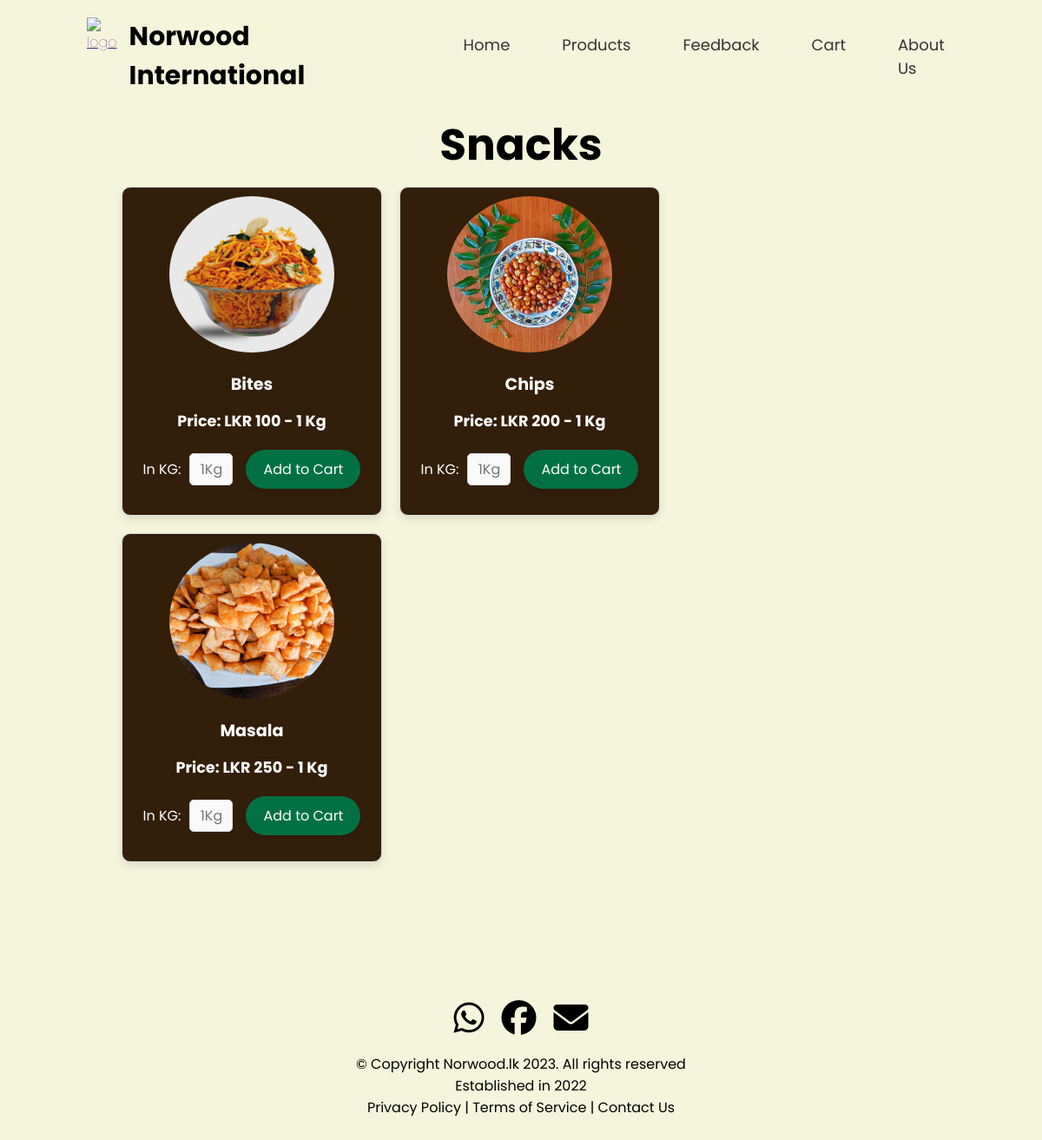
Screenshot of /bites.php with the database file from the repository.
### tables this page shows
CREATE TABLE `tbl_product` (
  `id` int(11) NOT NULL,
  `name` varchar(20) NOT NULL,
  `price` int(11) NOT NULL,
  `image` varchar(255) NOT NULL,
  `category` varchar(20) NOT NULL
);

### bites.php (the view, shortened to what this page needs)
<!DOCTYPE html>
<html lang="en">
<head>
    <link rel="stylesheet" href="css/snacks.css">
    <link rel="stylesheet" href="https://cdn.jsdelivr.net/npm/sweetalert2@11/dist/sweetalert2.min.css">
    <link rel="stylesheet" href="https://cdnjs.cloudflare.com/ajax/libs/font-awesome/6.6.0/css/all.min.css" />
</head>
<body>
    <section>
        <header>
            <div class="hi">
                <a href="" class="logo"><img src="images/logo1.png" alt="logo" style="width: 120px;"></a>
                <h1>Norwood International</h1>
            </div>
            <ul class="nav-links">
            <li><a href="index.php">Home</a></li>
                <li class="dropdown">
                    <a href="#" class="dropbtn">Products</a>
                </li>
                <li><a href="feedback.php">Feedback</a></li>
                <li><a href="cart.php">Cart</a></li>
                <li><a href="about-us.php">About Us</a></li>
            </ul>
        </header>
        <div class="products">
            <h1>Snacks</h1>
            <?php
            include 'config.php';
            $result = mysqli_query($conn, "SELECT * FROM tbl_product WHERE category='snacks'");
            while ($row = mysqli_fetch_assoc($result)) {
                echo '<div class="product-item">';
                echo '<img src="uploaded/' . $row['image'] . '" alt="' . $row['name'] . '">';
                echo '<h3>' .$row['name'] . '</h3>';
                echo '<p>Price: LKR ' . $row['price'] . ' - 1 Kg</p>';
                echo '<form method="post" action="' . htmlspecialchars($_SERVER['PHP_SELF']) . '">';
                echo '<div class="cart-controls">';
                echo '<label for="quantity' . $row['id'] . '">In KG: </label>';
                echo '<input type="phone" placeholder="1Kg" id="quantity' . $row['id'] . '" name="quantity" min="1" step="1" oninput="validateQuantity(this)">';
                echo '<button type="submit" class="add-to-cart">Add to Cart</button>';
                echo '</div>';
                echo '</form>';
                echo '</div>';
            }
            ?>
        </div>
    </section>
    <footer class="footer">
        <div class="social">
            <a href="https://web.whatsapp.com/"><i class="fa-brands fa-whatsapp" style="color: #000000;"></i></a>
            <a href="https://web.facebook.com/?_rdc=1&_rdr"><i class="fa-brands fa-facebook" style="color: #000000;"></i></a>
            <a href="https://web.facebook.com/?_rdc=1&_rdr"><i class="fa-solid fa-envelope" style="color: #000000;"></i></a>
        </div>
        <p align="center"> © Copyright Norwood.lk 2023. All rights reserved</p>
        <p align="center"> Established in 2022</p>
        <p align="center"> Privacy Policy | Terms of Service | Contact Us</p>
        <br>
    </footer>
</body>
</html>

### css/snacks.css (style rules this page uses)
* { margin: 0; padding: 0; box-sizing: border-box; font-family: 'Poppins'; }
section { position: relative; width: 100%; min-height: 100vh; padding: 100px; display: flex; justify-content: space-between; align-items: center; background: beige }
header { position: absolute; top: 0; left: 0; width: 100%; padding: 20px 100px; display: flex; justify-content: space-between; align-items: center; }
header .hi { display: flex; position: relative; border-radius: 100%; align-content: center; }
header .hi h1 { font-size: 30px; align-content: center; }
.hi { color: black; font-family: "Kanit", sans-serif; font-weight: 100; font-style: normal; }
header ul { position: relative; display: flex; }
header ul li { list-style: none; }
header ul li a { display: inline-block; color: #333; font-weight: 400; margin-left: 40px; font-size: 18PX; text-decoration: none; transition: 0.1s; }
footer { background-color: #f5f5dc; }
footer .social { display: flex; justify-content: center; }
footer .social a { font-size: 40px; padding: 10px; }
.products { padding: 30px; }
.products h1 { font-size: 50px; text-align: center; }
.product-item { display: inline-block; margin: 10px; background-color: #331e09; border: 1px solid #ddd; border-radius: 10px; width: 300px; height: 30%; text-align: center; box-shadow: 0 4px 8px rgba(0, 0, 0, 0.1); transition: transform 0.3s ease-in-out; padding-bottom: 30px; }
.product-item img { width: 190px; height: 180px; margin-top: 10px; border-radius: 50%; }
.product-item h3 { font-size: 1.2em; color: #ffff; margin: 15px 0; }
.product-item p { font-size: 1.1em; color: #ffff; font-weight: bold; margin-bottom: 20px; }
.cart-controls { display: flex; align-items: center; justify-content: center; margin-top: 10px; }
.cart-controls label { font-size: 1em; margin-right: 10px; color: #ffff; }
.cart-controls input { width: 50px; padding: 5px; font-size: 1em; margin-right: 15px; border: 1px solid #ddd; border-radius: 5px; text-align: center; background-color: #f9f9f9; }
.cart-controls .add-to-cart { background-color: #017143; color: white; border: none; padding: 10px 20px; border-radius: 25px; font-size: 1em; cursor: pointer; box-shadow: 0 4px 6px rgba(0, 0, 0, 0.1); transition: background-color 0.3s ease, transform 0.2s; }

### bites.php (style rules this page uses)
.dropdown { position: relative; }
.dropdown .dropbtn { cursor: pointer; }
header ul { display: flex; list-style: none; }
header ul li { position: relative; }
header ul li a { text-decoration: none; font-size: 18px; color: #333; margin-left: 40px; padding: 10px; transition: color 0.3s; }

### rows the page displays
tbl_product: image (picture), name "Bites", price "100"
tbl_product: image+name (picture), name "Chips", price "200"
tbl_product: image (picture), name "Masala", price "250"
